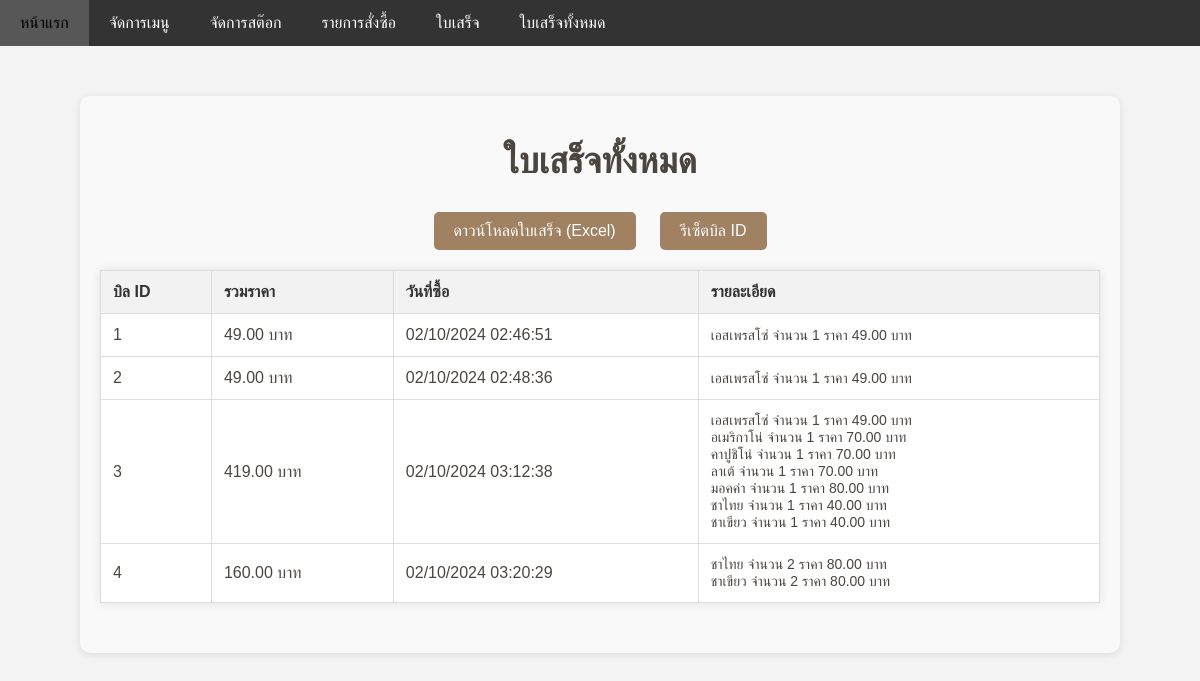
/receipts.php, run on the app's committed database.
### tables this page shows
CREATE TABLE `orders` (
  `id` int(11) NOT NULL,
  `total_price` decimal(10,2) DEFAULT NULL,
  `receipt` text DEFAULT NULL,
  `created_at` datetime DEFAULT current_timestamp()
);

CREATE TABLE `order_items` (
  `id` int(11) NOT NULL,
  `order_id` int(11) DEFAULT NULL,
  `product_id` int(11) DEFAULT NULL,
  `quantity` int(11) DEFAULT NULL,
  `price` decimal(10,2) DEFAULT NULL
);

CREATE TABLE `products` (
  `id` int(11) NOT NULL,
  `name` varchar(255) DEFAULT NULL,
  `price` decimal(10,2) DEFAULT NULL,
  `description` text DEFAULT NULL,
  `quantity` int(11) DEFAULT NULL
);

### receipts.php (the view, shortened to what this page needs)
<?php
include 'db_connection.php';
?>
<!DOCTYPE html>
<html lang="th">
<head>
    <link rel="stylesheet" href="styles.css">
</head>
<body>
    <div class="navbar">
        <a href="index.php" class="nav-link">หน้าแรก</a>
        <a href="menu.php" class="nav-link">จัดการเมนู</a>
        <a href="stock.php" class="nav-link">จัดการสต๊อก</a>
        <a href="order.php" class="nav-link">รายการสั่งซื้อ</a>
        <a href="bill.php" class="nav-link">ใบเสร็จ</a>
        <a href="receipts.php" class="nav-link active">ใบเสร็จทั้งหมด</a>
    </div>
    <div class="container">
        <h1 class="page-title">ใบเสร็จทั้งหมด</h1>
        <form method="post" class="form-buttons">
            <button type="submit" name="export_excel" class="btn btn-download">ดาวน์โหลดใบเสร็จ (Excel)</button>
            <button type="submit" name="reset_ids" class="btn btn-reset">รีเซ็ตบิล ID</button>
        </form>
        <table class="receipt-table">
            <tr>
                <th>บิล ID</th>
                <th>รวมราคา</th>
                <th>วันที่ซื้อ</th>
                <th>รายละเอียด</th>
            </tr>
            <?php
            $stmt = $conn->prepare("SELECT id, total_price, created_at FROM orders");
            $stmt->execute();
            while ($order = $stmt->fetch(PDO::FETCH_ASSOC)) {
                $formattedDate = date("d/m/Y H:i:s", strtotime($order['created_at']));
                $orderId = $order['id'];
                $itemsStmt = $conn->prepare("SELECT p.name, oi.quantity, p.price, (oi.quantity * p.price) AS total FROM order_items oi JOIN products p ON oi.product_id = p.id WHERE oi.order_id = ?");
                $itemsStmt->execute([$orderId]);
                $details = "";
                while ($item = $itemsStmt->fetch(PDO::FETCH_ASSOC)) {
                    $details .= " {$item['name']} จำนวน {$item['quantity']} ราคา {$item['total']} บาท<br/>";
                }
                echo "<tr>
                        <td>{$order['id']}</td>
                        <td>{$order['total_price']} บาท</td>
                        <td>{$formattedDate}</td>
                        <td>{$details}</td>
                      </tr>";
            }
            ?>
        </table>
    </div>
</body>
</html>

### styles.css (style rules this page uses)
body { font-family: 'Sarabun', sans-serif; margin: 0; padding: 0; background-color: #f4f4f4; }
.navbar { background-color: #333; overflow: hidden; }
.navbar a { float: left; display: block; color: white; text-align: center; padding: 14px 20px; text-decoration: none; }

### receipts.php (style rules this page uses)
.container { max-width: 1000px; margin: 50px auto; padding: 20px; background-color: #f9f9f9; box-shadow: 0 2px 10px rgba(0, 0, 0, 0.1); border-radius: 10px; }
.page-title { font-size: 36px; color: #4B4540; text-align: center; margin-bottom: 30px; }
.form-buttons { text-align: center; margin-bottom: 20px; }
.btn { background-color: #A08162; color: white; padding: 10px 20px; border: none; border-radius: 5px; font-size: 16px; cursor: pointer; transition: background-color 0.3s ease; margin: 0 10px; }
.receipt-table { width: 100%; border-collapse: collapse; margin-bottom: 30px; background-color: white; box-shadow: 0 0 10px rgba(0, 0, 0, 0.1); }
.receipt-table th, .receipt-table td { border: 1px solid #ddd; padding: 12px; text-align: left; }
.receipt-table th { background-color: #f2f2f2; font-weight: bold; color: #333; }
.receipt-table td { color: #4B4540; }
.receipt-table td:nth-child(4) { white-space: pre-line; font-size: 14px; }

### data on the page
orders: id "1", total_price "49.00", created_at "02/10/2024 02:46:51"
order_items: product.name "เอสเพรสโซ่", quantity "1", total "49.00"
orders: id "2", total_price "49.00", created_at "02/10/2024 02:48:36"
order_items: product.name "เอสเพรสโซ่", quantity "1", total "49.00"
orders: id "3", total_price "419.00", created_at "02/10/2024 03:12:38"
order_items: product.name "เอสเพรสโซ่", quantity "1", total "49.00"
order_items: product.name "อเมริกาโน่", quantity "1", total "70.00"
order_items: product.name "คาปูชิโน่", quantity "1", total "70.00"
order_items: product.name "ลาเต้", quantity "1", total "70.00"
order_items: product.name "มอคค่า", quantity "1", total "80.00"
order_items: product.name "ชาไทย", quantity "1", total "40.00"
order_items: product.name "ชาเขียว", quantity "1", total "40.00"
orders: id "4", total_price "160.00", created_at "02/10/2024 03:20:29"
order_items: product.name "ชาไทย", quantity "2", total "80.00"
order_items: product.name "ชาเขียว", quantity "2", total "80.00"
